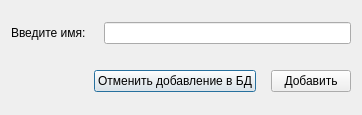
<?xml version="1.0" encoding="UTF-8"?>
<ui version="4.0">
 <class>NameInputDialog</class>
 <widget class="QDialog" name="NameInputDialog">
  <property name="geometry">
   <rect>
    <x>0</x>
    <y>0</y>
    <width>362</width>
    <height>115</height>
   </rect>
  </property>
  <property name="windowTitle">
   <string>Dialog</string>
  </property>
  <layout class="QVBoxLayout" name="verticalLayout">
   <property name="spacing">
    <number>15</number>
   </property>
   <item>
    <layout class="QHBoxLayout" name="horizontalLayout_2">
     <item>
      <widget class="QLabel" name="label">
       <property name="text">
        <string>Введите имя: </string>
       </property>
      </widget>
     </item>
     <item>
      <widget class="QLineEdit" name="le_name"/>
     </item>
    </layout>
   </item>
   <item>
    <layout class="QHBoxLayout" name="horizontalLayout">
     <item>
      <spacer name="horizontalSpacer">
       <property name="orientation">
        <enum>Qt::Orientation::Horizontal</enum>
       </property>
       <property name="sizeHint" stdset="0">
        <size>
         <width>40</width>
         <height>20</height>
        </size>
       </property>
      </spacer>
     </item>
     <item>
      <widget class="QPushButton" name="pb_cancel">
       <property name="text">
        <string>Отменить добавление в БД</string>
       </property>
      </widget>
     </item>
     <item>
      <widget class="QPushButton" name="pb_add">
       <property name="text">
        <string>Добавить</string>
       </property>
      </widget>
     </item>
    </layout>
   </item>
  </layout>
 </widget>
 <resources/>
 <connections/>
</ui>
